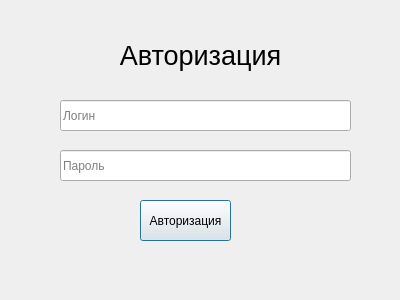
<?xml version="1.0" encoding="UTF-8"?>
<ui version="4.0">
 <class>Dialog</class>
 <widget class="QDialog" name="Dialog">
  <property name="geometry">
   <rect>
    <x>0</x>
    <y>0</y>
    <width>400</width>
    <height>300</height>
   </rect>
  </property>
  <property name="minimumSize">
   <size>
    <width>400</width>
    <height>300</height>
   </size>
  </property>
  <property name="maximumSize">
   <size>
    <width>400</width>
    <height>300</height>
   </size>
  </property>
  <property name="windowTitle">
   <string>Dialog</string>
  </property>
  <widget class="QLineEdit" name="line_login">
   <property name="geometry">
    <rect>
     <x>60</x>
     <y>100</y>
     <width>291</width>
     <height>31</height>
    </rect>
   </property>
   <property name="placeholderText">
    <string>Логин</string>
   </property>
  </widget>
  <widget class="QLineEdit" name="line_password">
   <property name="geometry">
    <rect>
     <x>60</x>
     <y>150</y>
     <width>291</width>
     <height>31</height>
    </rect>
   </property>
   <property name="placeholderText">
    <string>Пароль</string>
   </property>
  </widget>
  <widget class="QPushButton" name="btn_auth">
   <property name="geometry">
    <rect>
     <x>140</x>
     <y>200</y>
     <width>91</width>
     <height>41</height>
    </rect>
   </property>
   <property name="text">
    <string>Авторизация</string>
   </property>
  </widget>
  <widget class="QLabel" name="label">
   <property name="geometry">
    <rect>
     <x>30</x>
     <y>20</y>
     <width>341</width>
     <height>71</height>
    </rect>
   </property>
   <property name="text">
    <string>&lt;html&gt;&lt;head/&gt;&lt;body&gt;&lt;p align=&quot;center&quot;&gt;&lt;span style=&quot; font-size:20pt;&quot;&gt;Авторизация&lt;/span&gt;&lt;/p&gt;&lt;/body&gt;&lt;/html&gt;</string>
   </property>
  </widget>
 </widget>
 <resources/>
 <connections/>
</ui>
